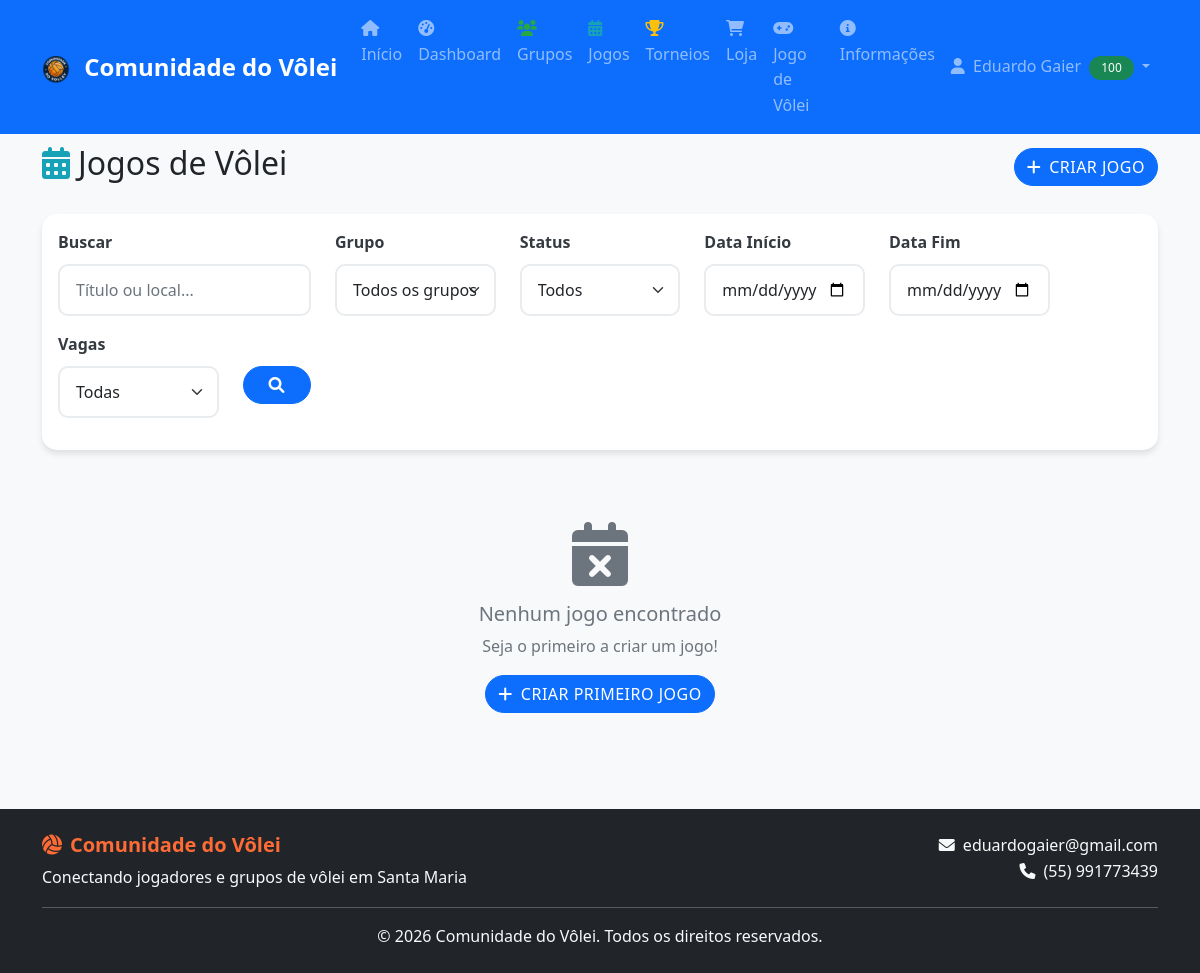
Page /jogos.php (signed in) on the earlier database version.
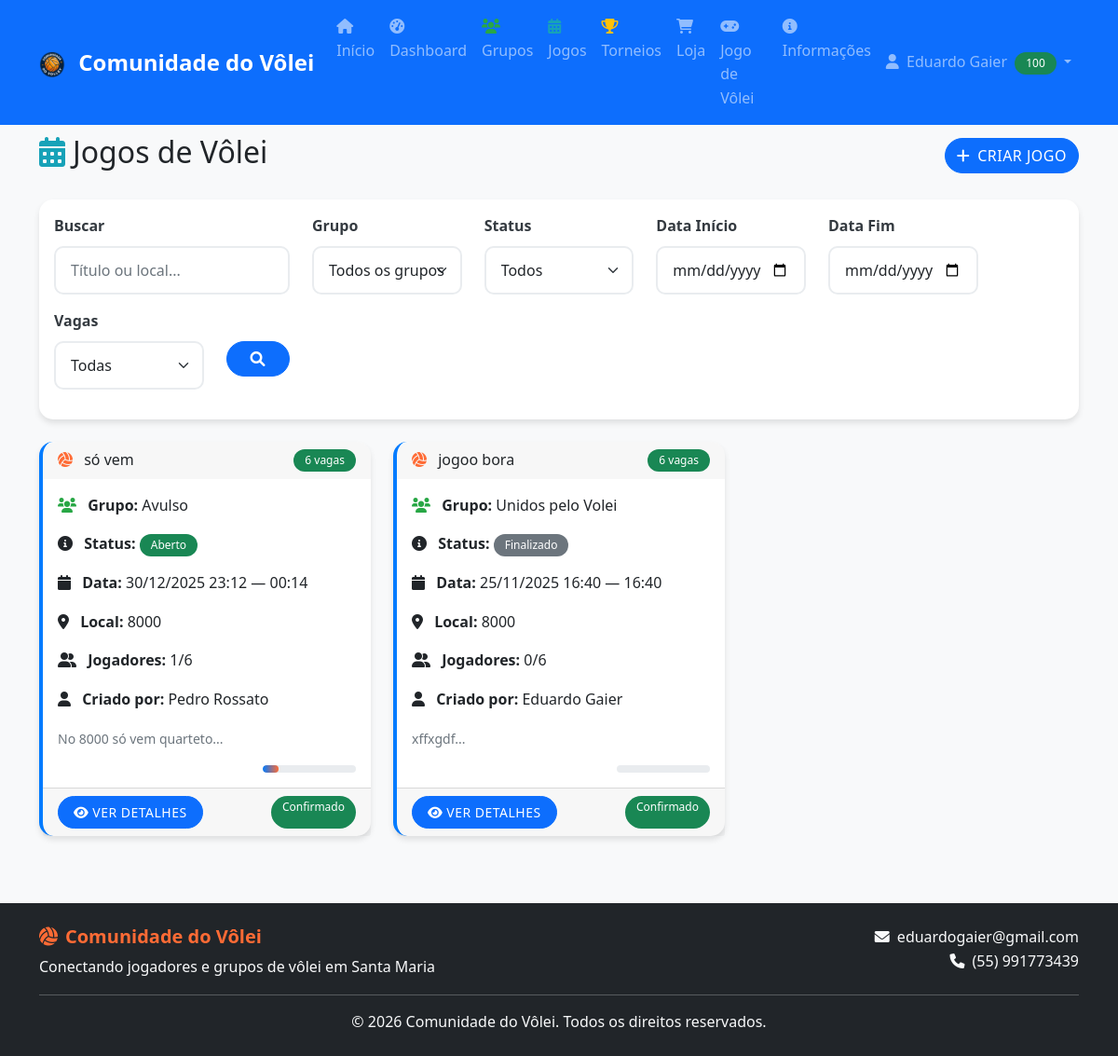
Same page on the later database version.
### tables this page shows
CREATE TABLE `jogos` (
  `id` int(11) NOT NULL,
  `grupo_id` int(11) DEFAULT NULL,
  `titulo` varchar(100) NOT NULL,
  `descricao` text DEFAULT NULL,
  `data_jogo` datetime NOT NULL,
  `data_fim` datetime DEFAULT NULL,
  `local` varchar(200) NOT NULL,
  `max_jogadores` int(11) DEFAULT 12,
  `vagas_disponiveis` int(11) DEFAULT 12,
  `status` enum('Aberto','Fechado','Em Andamento','Finalizado') DEFAULT 'Aberto',
  `criado_por` int(11) NOT NULL,
  `data_criacao` timestamp NOT NULL DEFAULT current_timestamp(),
  `modalidade` enum('Volei','Volei Quadra','Volei Areia','Beach Tenis') DEFAULT NULL,
  `contato` text DEFAULT NULL
);

CREATE TABLE `usuarios` (
  `id` int(11) NOT NULL,
  `nome` varchar(100) NOT NULL,
  `usuario` varchar(50) NOT NULL,
  `cpf` varchar(14) DEFAULT NULL,
  `telefone` varchar(15) DEFAULT NULL,
  `email` varchar(100) NOT NULL,
  `senha` varchar(255) NOT NULL,
  `nivel` enum('Iniciante','Intermediário','Avançado','Profissional') NOT NULL,
  `genero` enum('Masculino','Feminino') NOT NULL DEFAULT 'Masculino',
  `disponibilidade` text DEFAULT NULL,
  `data_aniversario` date DEFAULT NULL,
  `reputacao` int(11) DEFAULT 0,
  `foto_perfil` varchar(255) DEFAULT NULL,
  `data_cadastro` timestamp NOT NULL DEFAULT current_timestamp(),
  `ativo` tinyint(1) DEFAULT 1,
  `is_premium` tinyint(1) DEFAULT 0,
  `premium_ativado_em` timestamp NULL DEFAULT NULL,
  `premium_expira_em` timestamp NULL DEFAULT NULL,
  `ultimo_pagamento` timestamp NULL DEFAULT NULL,
  `is_admin` tinyint(1) DEFAULT 0
);

CREATE TABLE `grupos` (
  `id` int(11) NOT NULL,
  `nome` varchar(100) NOT NULL,
  `logo_id` int(11) DEFAULT NULL,
  `descricao` text DEFAULT NULL,
  `nivel` enum('Iniciante','Amador','Avançado','Profissional') DEFAULT NULL,
  `administrador_id` int(11) NOT NULL,
  `local_principal` varchar(200) DEFAULT NULL,
  `contato` text DEFAULT NULL,
  `ativo` tinyint(1) DEFAULT 1,
  `data_criacao` timestamp NOT NULL DEFAULT current_timestamp(),
  `modalidade` enum('Vôlei','Vôlei Quadra','Vôlei Areia','Beach Tênis') DEFAULT NULL
);

### includes/db_connect.php (called while the page is built, shortened)
<?php
function executeQuery($pdo, $sql, $params = []) {
    try {
        $stmt = $pdo->prepare($sql);
        $result = $stmt->execute($params);
        return $stmt;
    } catch(PDOException $e) {
        error_log("Erro na query: " . $e->getMessage() . " | SQL: " . $sql);
        return false;
    }
}
?>

### includes/functions.php (called while the page is built, shortened)
<?php
function isJogoConfirmado($pdo, $jogo_id, $usuario_id) {
    $sql = "SELECT status FROM confirmacoes_presenca WHERE jogo_id = ? AND usuario_id = ?";
    $stmt = executeQuery($pdo, $sql, [$jogo_id, $usuario_id]);
    $result = $stmt ? $stmt->fetch() : false;
    return $result && $result['status'] === 'Confirmado';
}
function formatarData($data, $formato = 'd/m/Y H:i') {
    return date($formato, strtotime($data));
}
function formatarPeriodoJogo($inicio, $fim = null) {
    $inicioFmt = formatarData($inicio);
    $horaFim = date('H:i', strtotime($fim));
    return $inicioFmt.' — '.$horaFim;
}
?>

### jogos.php (the view, shortened to what the changed rows need)
<?php
require_once 'includes/db_connect.php';
require_once 'includes/functions.php';
$sql = "SELECT j.*, g.nome as grupo_nome, g.local_principal, u.nome as criado_por_nome,
               COUNT(cp.id) as total_confirmacoes,
               SUM(CASE WHEN cp.status = 'Confirmado' THEN 1 ELSE 0 END) as confirmados
        FROM jogos j
        LEFT JOIN grupos g ON j.grupo_id = g.id
        LEFT JOIN usuarios u ON j.criado_por = u.id
        LEFT JOIN confirmacoes_presenca cp ON j.id = cp.jogo_id
        GROUP BY j.id
        ORDER BY j.data_jogo DESC";
$stmt = executeQuery($pdo, $sql);
$jogos = $stmt ? $stmt->fetchAll() : [];
include 'includes/header.php';
?>
<div class="row">
    <div class="col-12">
        <div class="d-flex justify-content-between align-items-center mb-4">
            <h2>
                <i class="fas fa-calendar-alt me-2"></i>Jogos de Vôlei
            </h2>
        </div>
    </div>
</div>
<div class="row">
    <div class="col-12">
        <?php if (empty($jogos)): ?>
            <div class="text-center py-5">
                <i class="fas fa-calendar-times fa-4x text-muted mb-3"></i>
                <h5 class="text-muted">Nenhum jogo encontrado</h5>
                <p class="text-muted">Seja o primeiro a criar um jogo!</p>
                <button class="btn btn-primary" data-bs-toggle="modal" data-bs-target="#criarJogoModal">
                    <i class="fas fa-plus me-2"></i>Criar Primeiro Jogo
                </button>
            </div>
        <?php else: ?>
            <div class="row" id="jogos-container">
                <?php foreach ($jogos as $jogo): ?>
                    <div class="col-md-6 col-lg-4 mb-4">
                        <div class="card h-100 jogo-card">
                            <div class="card-header d-flex justify-content-between align-items-center">
                                <h6 class="mb-0">
                                    <i class="fas fa-volleyball-ball me-2"></i>
                                    <?php echo htmlspecialchars($jogo['titulo']); ?>
                                </h6>
                                <span class="badge bg-<?php echo $jogo['vagas_disponiveis'] > 0 ? 'success' : 'danger'; ?>">
                                    <?php echo $jogo['vagas_disponiveis']; ?> vagas
                                </span>
                            </div>
                            <div class="card-body">
                                <p class="card-text">
                                    <i class="fas fa-users me-2"></i>
                                    <strong>Grupo:</strong> <?php echo htmlspecialchars(empty($jogo['grupo_id']) ? 'Avulso' : ($jogo['grupo_nome'] ?? 'Avulso')); ?>
                                </p>
                                <p class="card-text">
                                    <i class="fas fa-info-circle me-2"></i>
                                    <strong>Status:</strong> <span class="badge bg-<?php echo $jogo['status']==='Aberto'?'success':($jogo['status']==='Em Andamento'?'info':($jogo['status']==='Fechado'?'warning text-dark':'secondary')); ?>"><?php echo htmlspecialchars($jogo['status']); ?></span>
                                </p>
                                <p class="card-text">
                                    <i class="fas fa-calendar me-2"></i>
                                    <strong>Data:</strong> <?php echo formatarPeriodoJogo($jogo['data_jogo'], $jogo['data_fim'] ?? null); ?>
                                </p>
                                <p class="card-text">
                                    <i class="fas fa-map-marker-alt me-2"></i>
                                    <strong>Local:</strong> <?php echo htmlspecialchars($jogo['local']); ?>
                                </p>
                                <?php
                                    $confirmadosSemCriador = max(0, (int)$jogo['confirmados'] - 1);
                                ?>
                                <p class="card-text">
                                    <i class="fas fa-user-friends me-2"></i>
                                    <strong>Jogadores:</strong> <?php echo $confirmadosSemCriador; ?>/<?php echo $jogo['max_jogadores']; ?>
                                </p>
                                <p class="card-text">
                                    <i class="fas fa-user me-2"></i>
                                    <strong>Criado por:</strong> <?php echo htmlspecialchars($jogo['criado_por_nome']); ?>
                                </p>
                                <?php if ($jogo['descricao']): ?>
                                    <p class="card-text">
                                        <small class="text-muted"><?php echo htmlspecialchars(substr($jogo['descricao'], 0, 100)); ?>...</small>
                                    </p>
                                <?php endif; ?>
                                <div class="d-flex justify-content-end align-items-center">
                                    <div class="progress" style="width: 100px; height: 8px;">
                                        <div class="progress-bar" role="progressbar"
                                             style="width: <?php echo ($jogo['max_jogadores'] > 0 ? ($confirmadosSemCriador / $jogo['max_jogadores']) * 100 : 0); ?>%"></div>
                                    </div>
                                </div>
                            </div>
                            <div class="card-footer">
                                <div class="d-flex justify-content-between">
                                    <a href="jogo.php?id=<?php echo $jogo['id']; ?>" class="btn btn-primary btn-sm">
                                        <i class="fas fa-eye me-1"></i>Ver Detalhes
                                    </a>
                                    <?php
                                    $confirmacao = isJogoConfirmado($pdo, $jogo['id'], $_SESSION['user_id']);
                                    ?>
                                    <?php
                                    $pendente = isJogoPendente($pdo, $jogo['id'], $_SESSION['user_id']);
                                    ?>
                                    <?php if ($confirmacao): ?>
                                        <span class="badge bg-success">Confirmado</span>
                                    <?php elseif ($pendente): ?>
                                        <span class="badge bg-warning text-dark">Pendente</span>
                                    <?php else: ?>
                                        <button class="btn btn-success btn-sm" onclick="pedirEntrada(<?php echo $jogo['id']; ?>)">
                                            <i class="fas fa-user-plus me-1"></i>Pedir Entrada
                                        </button>
                                    <?php endif; ?>
                                </div>
                            </div>
                        </div>
                    </div>
                <?php endforeach; ?>
            </div>
        <?php endif; ?>
    </div>
</div>
<?php include 'includes/footer.php'; ?>

Differences in the rows shown:
added jogos: titulo "só vem", vagas_disponiveis "6", grupo "Avulso", status "Aberto", data_jogo+data_fim "30/12/2025 23:12 — 00:14", local "8000", confirmadosSemCriador "1", max_jogadores "6", criado_por.nome "Pedro Rossato", descricao "No 8000 só vem quarteto", shows "Confirmado"
added jogos: titulo "jogoo bora", vagas_disponiveis "6", grupo.nome "Unidos pelo Volei", status "Finalizado", data_jogo+data_fim "25/11/2025 16:40 — 16:40", local "8000", confirmadosSemCriador "0", max_jogadores "6", criado_por.nome "Eduardo Gaier", descricao "xffxgdf", shows "Confirmado"
Other differences:
text no longer shown: "Nenhum jogo encontrado Seja o primeiro a criar um jogo! CRIAR PRIMEIRO JOGO"
